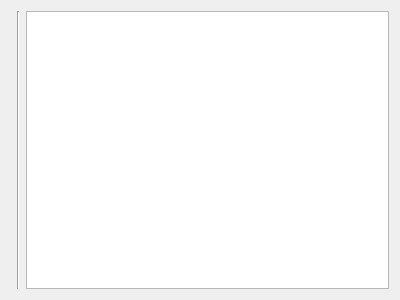
<?xml version="1.0" encoding="UTF-8"?>
<ui version="4.0">
 <class>TextEditor</class>
 <widget class="QWidget" name="TextEditor">
  <property name="geometry">
   <rect>
    <x>0</x>
    <y>0</y>
    <width>400</width>
    <height>300</height>
   </rect>
  </property>
  <property name="windowTitle">
   <string>Form</string>
  </property>
  <layout class="QHBoxLayout" name="horizontalLayout">
   <item>
    <widget class="QWidget" name="widget" native="true"/>
   </item>
   <item>
    <widget class="Line" name="line">
     <property name="orientation">
      <enum>Qt::Vertical</enum>
     </property>
    </widget>
   </item>
   <item>
    <widget class="QTextEdit" name="textEdit"/>
   </item>
  </layout>
 </widget>
 <resources/>
 <connections/>
</ui>
